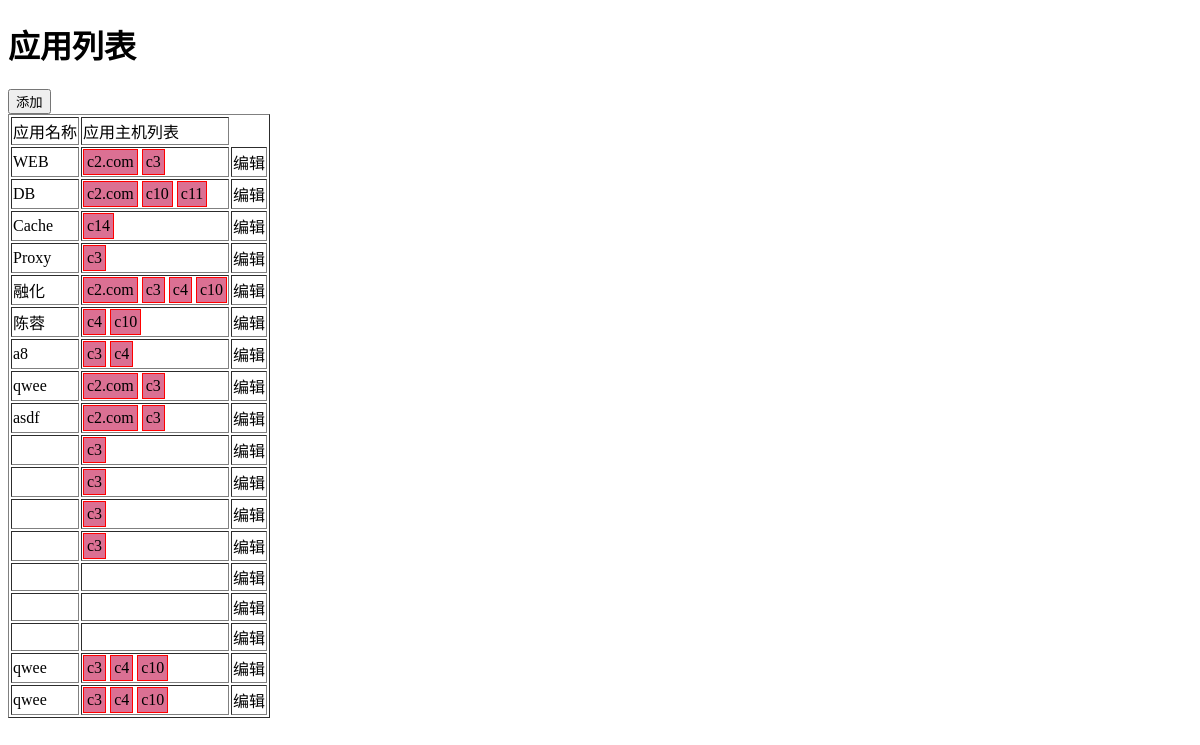
Page /app on the committed database.
### app01/models.py (models this page shows)
class Application(models.Model):
    name = models.CharField(max_length=32)
    r = models.ManyToManyField("Host")

class Host(models.Model):
    nid = models.AutoField(primary_key=True)
    hostname = models.CharField(max_length=32,db_index=True)
    ip = models.GenericIPAddressField(protocol="ipv4",db_index=True)
    port = models.IntegerField()
    b = models.ForeignKey(to="Business", to_field='id',on_delete=models.CASCADE)   # on_delete=models.CASCADE

### app01/views.py (the view, shortened to what this page needs)
# urls.py: url(r'^app$', views.app),
def app(request):
    if request.method == "GET":
        app_list = models.Application.objects.all()
        host_list = models.Host.objects.all()
        return render(request,'app.html',{"app_list": app_list,'host_list': host_list})

### templates/app.html (shortened to what this page needs)
<!DOCTYPE html>
<html lang="en">
<head>
</head>
<body>
    <h1>应用列表</h1>
     <div>
        <input id="add_app" type="button" value="添加" />
    </div>
    <table border="1">
        <thead>
            <tr>
                <td>应用名称</td>
                <td>应用主机列表</td>
            </tr>
        </thead>
        <tbody>
            {% for app in app_list %}
                <tr aid="{{ app.id }}">
                    <td>{{ app.name }}</td>
                    <td>
                        {% for host in app.r.all %}
                            <span class="host-tag" hid="{{ host.nid }}"> {{ host.hostname }} </span>
                        {% endfor %}
                    </td>
                    <td>
                        <a class="edit">编辑</a>
                    </td>
                </tr>
            {% endfor %}
        </tbody>
    </table>
</body>
</html>

### templates/app.html (style rules this page uses)
.host-tag { display: inline-block; padding: 3px; border: 1px solid red; background-color: palevioletred; }

### rows in the picture
Application: name "WEB"
Host: hostname "c2.com"
Host: hostname "c3"
Application: name "DB"
Host: hostname "c10"
Host: hostname "c11"
Application: name "Cache"
Host: hostname "c14"
Application: name "Proxy"
Application: name "融化"
Host: hostname "c4"
Application: name "陈蓉"
Application: name "a8"
Application: name "qwee"
Application: name "asdf"
Application: name "qwee"
Application: name "qwee"
